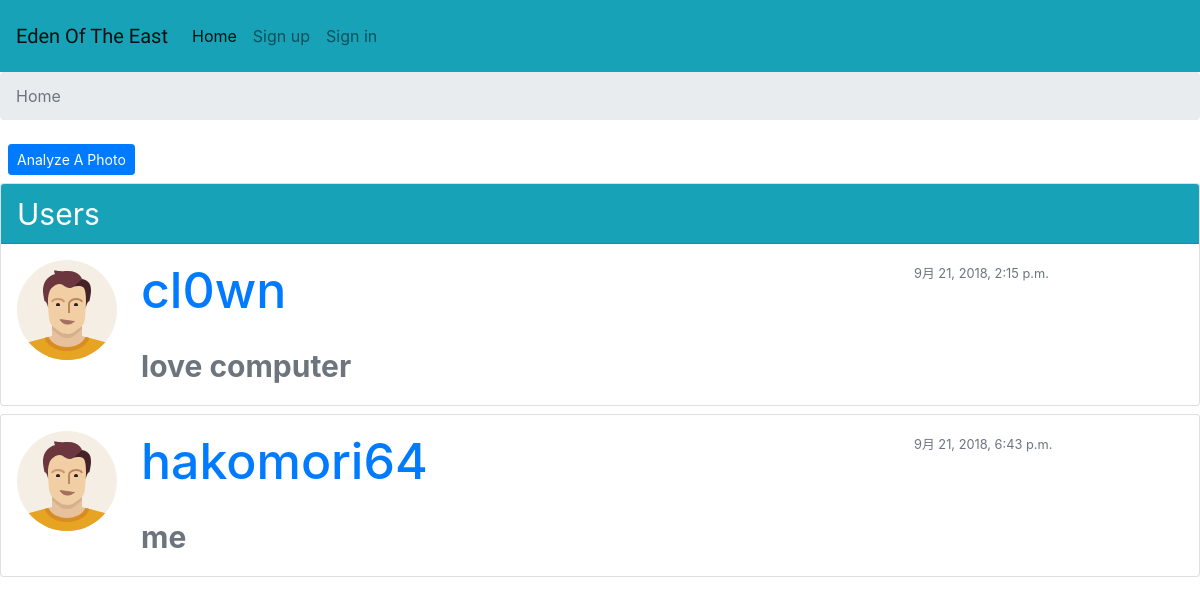
/, run on an earlier commit of the app's database.
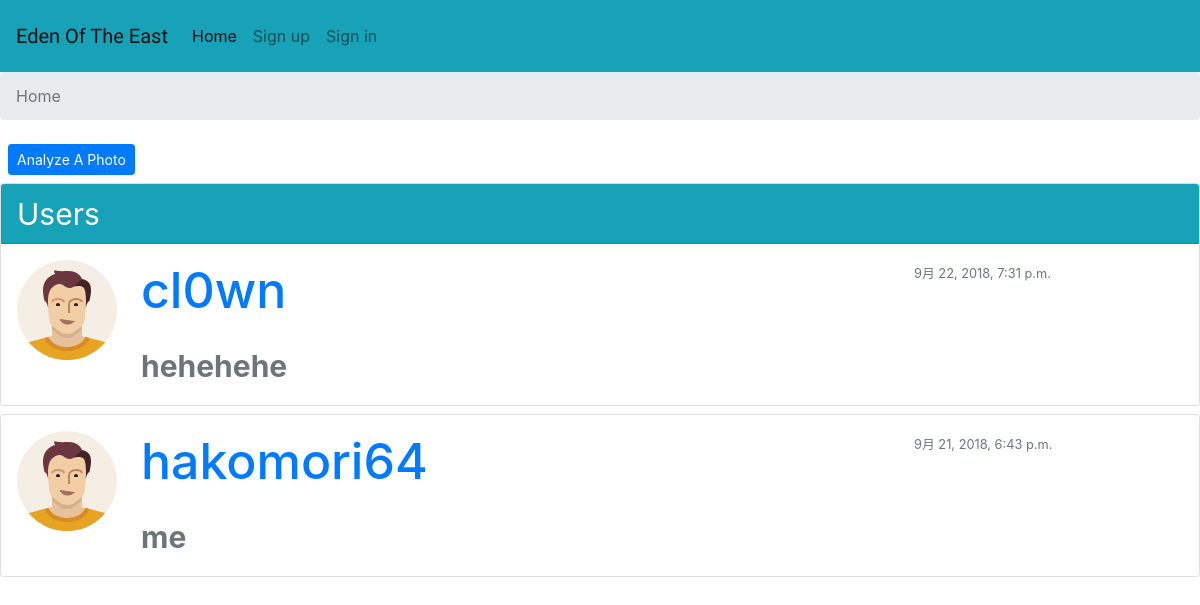
And on a later commit of the database.
### edensystem/models.py (models this page shows)
class Tag(models.Model):
    user = models.ForeignKey(User, on_delete=models.CASCADE, related_name='user_tags')
    description = models.CharField(max_length=100)
    created_by = models.ForeignKey(User, on_delete=models.CASCADE, related_name='created_tags')
    created_at = models.DateTimeField(auto_now_add=True)
    class Meta:
        ordering = ['-created_at']

### edensystem/views.py (the view)
# urls.py: 2. Add a URL to urlpatterns:  path('', views.home, name='home')
def home(request):
    users = User.objects.all()
    return render(request, 'home.html', {'users': users})

### edensystem/models.py (called while the page is built)
    def image_url(self):
        if not (self.thumbnail):
            if self.sex == 'male':
                return '/static/img/if_male3_403019.svg'
            else:
                return '/static/img/if_female1_403023.svg'

### templates/home.html
{% extends "base.html" %}
{% load thumbnail %}
{% block breadcrumb %}
<li class="breadcrumb-item active">Home</li>
{% endblock breadcrumb %}
{% block content %}
<a href="#" class="btn btn-primary btn-sm mx-2 my-2" role="button">Analyze A Photo</a>
        {% for each in users %}
        {% with each.user_tags.all|first as first_tag %}
        <div class="card mb-2">
            {% if forloop.first %}
            <div class="card-header text-white bg-info py-2 px-3 " style="height: 60px;font-size: 30px;">Users</div>
            {% endif %}
            <div class="card-body p-3">
                <div class="row">
                    <div class="col-9">
                        <div class="media">
                            {% if each.profile.thumbnail %}
                            {% thumbnail each.profile.thumbnail "100x100" crop="center" as im %}
                                <a href="{% url 'tags' each.pk %}"><img src="{{ im.url }}" alt="{{ each.username }}" width="{{ im.width }}" height="{{ im.height }}"></a>
                            {% endthumbnail %}
                            {% else %}
                                <a href="{% url 'tags' each.pk %}"><img src="{{ each.profile.image_url }}" alt="{{ each.username }}" width="100" height="100"></a>
                            {% endif %}
                            <div class="media-body ml-4">
                                <h3 class="media-heading" style="font-size: 50px;"><a href="{% url 'tags' each.pk %}">{{ each.username }}</a></h3>
                                <strong class="d-flex align-items-center text-muted mt-4" style="font-size: 30px;">{{ first_tag.description }}</strong>
                            </div>
                        </div>
                    </div>
                    <div class="col-3">
                        <small class="text-muted text-right">{{ first_tag.created_at }}</small>
                    </div>
                </div>
            </div>
        </div>
        {% endwith %}
        {% endfor %}
{% endblock content %}

What changed in the data, as far as the page shows it:
no longer on this page (row unchanged): Tag: description "love computer", created_at "9月 21, 2018, 2:15 p.m."
added Tag: description "hehehehe", created_at "9月 22, 2018, 7:31 p.m."
